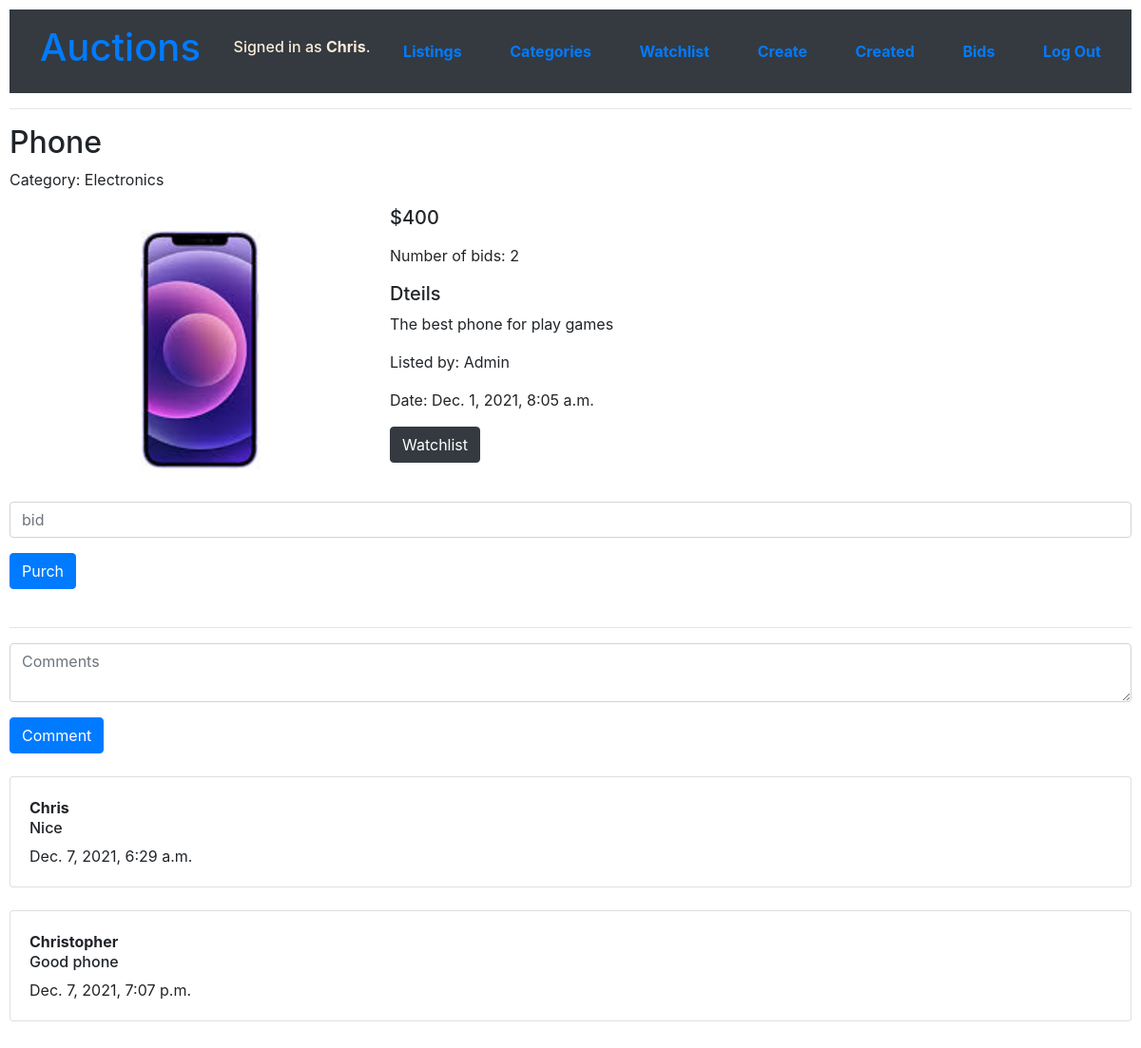
Screenshot of /listing/2 (signed in) with the database file from the repository.
### auctions/models.py (models this page shows, shortened)
class User(AbstractUser):
    pass

class Listings(models.Model):
    id= models.AutoField(primary_key=True)
    ByUser = models.ForeignKey(User, on_delete=models.CASCADE,related_name="listing_user")
    CurrentUser = models.ForeignKey(User, on_delete=models.CASCADE,related_name="buyed_user",blank=True,null = True)
    Listing_Name = models.CharField(max_length=150)
    Price = models.IntegerField()
    Date = models.DateTimeField(default=now)
    Details = models.CharField(max_length=600)
    nBids = models.IntegerField(default=0,null=True)
    Img = models.ImageField(null=True,blank=True)
    Category = models.ForeignKey(Category, on_delete=models.CASCADE,related_name="Category")

class Category(models.Model):
    id= models.AutoField(primary_key=True)
    category_name =  models.CharField(max_length=50)
    def __str__(self):
        return f"{self.category_name}"

class Comments(models.Model):
    id= models.AutoField(primary_key=True)
    listing = models.ForeignKey(Listings, on_delete=models.CASCADE,related_name="com_listing")
    user = models.ForeignKey(User, on_delete=models.CASCADE,related_name="com_user")
    com = models.CharField(max_length=400)
    date = models.DateTimeField(default=now)

### auctions/views.py (the view, shortened to what this page needs)
# urls.py: path("listing/<int:Listing_id>", views.listing, name="listing")
@login_required(login_url=reverse_lazy("login"))
def listing(request,Listing_id):
    msgerror = None
    user = request.user
    List_obj = Listings.objects.get(id=Listing_id)
    if List_obj.com_listing:
        com = Comments.objects.filter(listing = List_obj)
    else:
        com = None
    if user == List_obj.CurrentUser:
        return render(request, "auctions/listings.html",{
            "Listing":List_obj,
            "current":"Your bid is the current bid"
        })
    return render(request, "auctions/listings.html",{
        "Listing":List_obj,
        "comment":com,
        "msg" : msgerror
    })

### auctions/templates/auctions/listings.html (shortened to what this page needs)
{% extends "auctions/layout.html" %}
{% block body %}
    {% if Listing %}
    <h2>{{ Listing.Listing_Name }}</h2>
        <div class="form-group">Category: {{ Listing.Category }}</div>
        <div style="float:left"><img src="{{Listing.Img.url}}" width="400" alt="400"></div>
        <div class="form-group"><h5>${{ Listing.Price }}</h5>  <h6>{%if current%}{{current}}{%endif%} </h6></div>
        <div class="form-group">Number of bids: {{ Listing.nBids }}</div>
        <div class="form-group"><h5>Dteils</h5>{{ Listing.Details }}</div>
        <div class="form-group">Listed by: {{ Listing.ByUser }}</div>
        <div class="form-group">Date: {{ Listing.Date }}</div>
            <form action="{% url 'listing' Listing.id %}" method="post">
                <input autofocus value="Watchlist" class="btn btn-dark" type="submit" name="btnwatch" placeholder="Watchlist">
                <div class="form-group">
                    <input autofocus class="form-control" type="text" name="bid" placeholder="bid">
                </div>
                <input class="btn btn-primary" type="submit" value="Purch">
                <br><br> <hr>
                <div class="form-group" >
                    <textarea autofocus class="form-control"  name="com" placeholder="Comments"></textarea>
                </div>
                <input class="btn btn-primary" type="submit" value="Comment">
            </form>
            {%  if comment  %}
                <br>
                {%  for comment in comment  %}
                    <div class="card">
                        <div class="card-body">
                            <strong>{{comment.user}}</strong><br>
                            <h6>{{comment.com}}</h6>
                            {{comment.date}}
                        </div>
                    </div> <br>
                {% endfor %}
            {%else%}
                <h5>No comments here</h5>
            {%endif%}
    {% endif %}
{% endblock %}

### auctions/templates/auctions/layout.html (shortened to what this page needs)
{% load static %}
<!DOCTYPE html>
<html lang="en">
    <head>
        <link rel="stylesheet" href="https://stackpath.bootstrapcdn.com/bootstrap/4.4.1/css/bootstrap.min.css">
        <link href="{% static 'auctions/styles.css' %}" rel="stylesheet">
    </head>
    <body>
        <nav class="navbar navbar-dark bg-dark">
            <h1><a href="{% url 'index' %}" class="nav-link">Auctions</a></h1>
            <div>
                {% if user.is_authenticated %}
                    <h6 style="color: antiquewhite;">Signed in as <strong>{{ user.username }}</strong>.</h6>
                {% else %}
                <h6 style="color: antiquewhite;"><strong>Not signed in</strong></h6>
                {% endif %}
            </div>
                <a class="nav-link" href="{% url 'index' %}"> <strong>Listings</strong></a>
            {% if user.is_authenticated %}
                    <a class="nav-link" href="{% url 'category_menu' %}"><strong>Categories</strong></a>
                    <a class="nav-link" href="{% url 'watchlist' %}"><strong>Watchlist</strong></a>
                    <a class="nav-link" href="{% url 'create_listing' %}"><strong>Create</strong></a>
                    <a class="nav-link" href="{% url 'created_list' %}"><strong>Created</strong></a>
                    <a class="nav-link" href="{% url 'bids_user' %}"><strong>Bids</strong></a>
                    <a class="nav-link" href="{% url 'logout' %}"><strong>Log Out</strong></a>
            {% else %}
                    <a class="nav-link" href="{% url 'login' %}"><strong>Log In</strong></a>
                    <a class="nav-link" href="{% url 'register' %}"><strong>Register</strong></a>
            {% endif %}
        </nav>
        <hr>
        {% block body %}
        {% endblock %}
    </body>
</html>

### auctions/static/auctions/styles.css (style rules this page uses)
body { padding: 10px; }

### rows the page displays
User: username "Chris"
Listings: Listing_Name "Phone", Category "Electronics", Img (picture), Price "400", nBids "2", Details "The best phone for play games", ByUser "Admin", Date "Dec. 1, 2021, 8:05 a.m."
Comments: user "Chris", com "Nice", date "Dec. 7, 2021, 6:29 a.m."
Comments: user "Christopher", com "Good phone", date "Dec. 7, 2021, 7:07 p.m."
